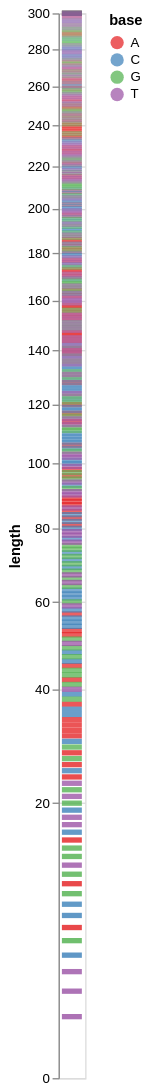

The code cell stored with this chart in its notebook:
### Code cell
# Plotting using color

import altair as alt
alt.Chart(sequences_grouped_by_length).mark_tick(thickness=4).encode(
    y = alt.Y('length:Q',scale=alt.Scale(type="sqrt")),
    color=alt.Color('base:N',#legend=None,
                    scale=alt.Scale(scheme="set1")),
    opacity=alt.Opacity('count:N',legend=None),
    tooltip='count:Q'
).properties(
    width=20,
    height=800)

### Figure 1 — Vega-Lite specification as saved in the notebook (floating-point values rounded to 4 significant figures; data arrays with more than 128 entries replaced by an {"elided": "..."} marker saying what was removed)
{"config": {"view": {"continuousWidth": 300, "continuousHeight": 300}}, "data": {"name": "data-d1b3006d8d0f068dc67a689df2504a99"}, "mark": {"type": "tick", "thickness": 4}, "encoding": {"color": {"field": "base", "scale": {"scheme": "set1"}, "type": "nominal"}, "opacity": {"field": "count", "legend": null, "type": "nominal"}, "tooltip": {"field": "count", "type": "quantitative"}, "y": {"field": "length", "scale": {"type": "sqrt"}, "type": "quantitative"}}, "height": 800, "width": 20, "$schema": "https://vega.github.io/schema/vega-lite/v6.1.0.json", "datasets": {"data-d1b3006d8d0f068dc67a689df2504a99": {"elided": "303 records"}}}
